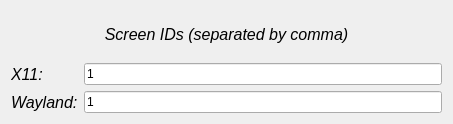
<?xml version="1.0" encoding="UTF-8"?>
<ui version="4.0">
 <class>KWin::PinWindowConfigForm</class>
 <widget class="QWidget" name="KWin::PinWindowConfigForm">
  <property name="geometry">
   <rect>
    <x>0</x>
    <y>0</y>
    <width>453</width>
    <height>124</height>
   </rect>
  </property>
  <property name="windowTitle">
   <string>Config</string>
  </property>
  <layout class="QVBoxLayout" name="verticalLayout">
   <item>
    <widget class="QLabel" name="label">
     <property name="font">
      <font>
       <pointsize>12</pointsize>
       <italic>true</italic>
      </font>
     </property>
     <property name="text">
      <string>Screen IDs (separated by comma)</string>
     </property>
     <property name="alignment">
      <set>Qt::AlignCenter</set>
     </property>
    </widget>
   </item>
   <item>
    <layout class="QFormLayout" name="formLayout">
     <item row="0" column="1">
      <widget class="QLineEdit" name="kcfg_ScreenIDX11">
       <property name="text">
        <string>1</string>
       </property>
       <property name="placeholderText">
        <string>Comma separated text for screen ID</string>
       </property>
      </widget>
     </item>
     <item row="0" column="0">
      <widget class="QLabel" name="scrren_id_label_x11">
       <property name="font">
        <font>
         <pointsize>12</pointsize>
         <italic>true</italic>
        </font>
       </property>
       <property name="text">
        <string>X11:</string>
       </property>
      </widget>
     </item>
     <item row="1" column="1">
      <widget class="QLineEdit" name="kcfg_ScreenIDWL">
       <property name="text">
        <string>1</string>
       </property>
       <property name="placeholderText">
        <string>Comma separated text for screen ID</string>
       </property>
      </widget>
     </item>
     <item row="1" column="0">
      <widget class="QLabel" name="scrren_id_label_wl">
       <property name="font">
        <font>
         <pointsize>12</pointsize>
         <italic>true</italic>
        </font>
       </property>
       <property name="text">
        <string>Wayland:</string>
       </property>
      </widget>
     </item>
    </layout>
   </item>
  </layout>
 </widget>
 <resources/>
 <connections/>
</ui>
